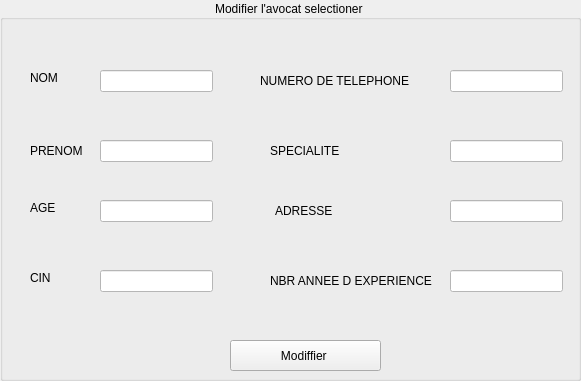
     <widget class="QGroupBox" name="groupBox_4">
      <property name="geometry">
       <rect>
        <x>300</x>
        <y>10</y>
        <width>581</width>
        <height>381</height>
       </rect>
      </property>
      <property name="styleSheet">
       <string notr="true">font: 10pt &quot;MS Shell Dlg 2&quot;;</string>
      </property>
      <property name="title">
       <string>Modifier l'avocat selectioner </string>
      </property>
      <property name="alignment">
       <set>Qt::AlignCenter</set>
      </property>
      <widget class="QLabel" name="label_28">
       <property name="geometry">
        <rect>
         <x>30</x>
         <y>70</y>
         <width>56</width>
         <height>16</height>
        </rect>
       </property>
       <property name="styleSheet">
        <string notr="true">font: 87 8pt &quot;Segoe UI Black&quot;;</string>
       </property>
       <property name="text">
        <string>NOM</string>
       </property>
      </widget>
      <widget class="QLabel" name="label_29">
       <property name="geometry">
        <rect>
         <x>30</x>
         <y>140</y>
         <width>71</width>
         <height>21</height>
        </rect>
       </property>
       <property name="styleSheet">
        <string notr="true">font: 87 8pt &quot;Segoe UI Black&quot;;</string>
       </property>
       <property name="text">
        <string>PRENOM</string>
       </property>
      </widget>
      <widget class="QLabel" name="label_30">
       <property name="geometry">
        <rect>
         <x>30</x>
         <y>200</y>
         <width>56</width>
         <height>16</height>
        </rect>
       </property>
       <property name="styleSheet">
        <string notr="true">font: 87 8pt &quot;Segoe UI Black&quot;;</string>
       </property>
       <property name="text">
        <string>AGE</string>
       </property>
      </widget>
      <widget class="QLabel" name="label_31">
       <property name="geometry">
        <rect>
         <x>30</x>
         <y>270</y>
         <width>56</width>
         <height>16</height>
        </rect>
       </property>
       <property name="styleSheet">
        <string notr="true">font: 87 8pt &quot;Segoe UI Black&quot;;</string>
       </property>
       <property name="text">
        <string>CIN</string>
       </property>
      </widget>
      <widget class="QLabel" name="label_32">
       <property name="geometry">
        <rect>
         <x>260</x>
         <y>70</y>
         <width>191</width>
         <height>21</height>
        </rect>
       </property>
       <property name="styleSheet">
        <string notr="true">font: 87 8pt &quot;Segoe UI Black&quot;;</string>
       </property>
       <property name="text">
        <string>NUMERO DE TELEPHONE</string>
       </property>
      </widget>
      <widget class="QLabel" name="label_34">
       <property name="geometry">
        <rect>
         <x>275</x>
         <y>200</y>
         <width>71</width>
         <height>21</height>
        </rect>
       </property>
       <property name="styleSheet">
        <string notr="true">font: 87 8pt &quot;Segoe UI Black&quot;;</string>
       </property>
       <property name="text">
        <string>ADRESSE</string>
       </property>
      </widget>
      <widget class="QLabel" name="label_35">
       <property name="geometry">
        <rect>
         <x>270</x>
         <y>270</y>
         <width>181</width>
         <height>21</height>
        </rect>
       </property>
       <property name="styleSheet">
        <string notr="true">font: 87 8pt &quot;Segoe UI Black&quot;;</string>
       </property>
       <property name="text">
        <string>NBR ANNEE D EXPERIENCE</string>
       </property>
      </widget>
      <widget class="QLabel" name="label_36">
       <property name="geometry">
        <rect>
         <x>270</x>
         <y>140</y>
         <width>111</width>
         <height>21</height>
        </rect>
       </property>
       <property name="styleSheet">
        <string notr="true">font: 87 8pt &quot;Segoe UI Black&quot;;</string>
       </property>
       <property name="text">
        <string>SPECIALITE</string>
       </property>
      </widget>
      <widget class="QLineEdit" name="lineEdit_nomaff">
       <property name="geometry">
        <rect>
         <x>100</x>
         <y>70</y>
         <width>113</width>
         <height>22</height>
        </rect>
       </property>
       <property name="styleSheet">
        <string notr="true">background-color: rgb(255, 255, 255);</string>
       </property>
      </widget>
      <widget class="QLineEdit" name="lineEdit_prenomaff">
       <property name="geometry">
        <rect>
         <x>100</x>
         <y>140</y>
         <width>113</width>
         <height>22</height>
        </rect>
       </property>
       <property name="styleSheet">
        <string notr="true">background-color: rgb(255, 255, 255);</string>
       </property>
      </widget>
      <widget class="QLineEdit" name="lineEdit_ageaff">
       <property name="geometry">
        <rect>
         <x>100</x>
         <y>200</y>
         <width>113</width>
         <height>22</height>
        </rect>
       </property>
       <property name="styleSheet">
        <string notr="true">background-color: rgb(255, 255, 255);</string>
       </property>
      </widget>
      <widget class="QLineEdit" name="lineEdit_cinaff">
       <property name="geometry">
        <rect>
         <x>100</x>
         <y>270</y>
         <width>113</width>
         <height>22</height>
        </rect>
       </property>
       <property name="styleSheet">
        <string notr="true">background-color: rgb(255, 255, 255);</string>
       </property>
      </widget>
      <widget class="QLineEdit" name="lineEdit_numeroteleaff">
       <property name="geometry">
        <rect>
         <x>450</x>
         <y>70</y>
         <width>113</width>
         <height>22</height>
        </rect>
       </property>
       <property name="styleSheet">
        <string notr="true">background-color: rgb(255, 255, 255);</string>
       </property>
      </widget>
      <widget class="QLineEdit" name="lineEdit_specialiteaff">
       <property name="geometry">
        <rect>
         <x>450</x>
         <y>140</y>
         <width>113</width>
         <height>22</height>
        </rect>
       </property>
       <property name="styleSheet">
        <string notr="true">background-color: rgb(255, 255, 255);</string>
       </property>
      </widget>
      <widget class="QLineEdit" name="lineEdit_adraff">
       <property name="geometry">
        <rect>
         <x>450</x>
         <y>200</y>
         <width>113</width>
         <height>22</height>
        </rect>
       </property>
       <property name="styleSheet">
        <string notr="true">background-color: rgb(255, 255, 255);</string>
       </property>
      </widget>
      <widget class="QLineEdit" name="lineEdit_anneeexaff">
       <property name="geometry">
        <rect>
         <x>450</x>
         <y>270</y>
         <width>113</width>
         <height>22</height>
        </rect>
       </property>
       <property name="styleSheet">
        <string notr="true">background-color: rgb(255, 255, 255);</string>
       </property>
      </widget>
      <widget class="QPushButton" name="pushButton_modifier">
       <property name="geometry">
        <rect>
         <x>230</x>
         <y>340</y>
         <width>151</width>
         <height>31</height>
        </rect>
       </property>
       <property name="text">
        <string>Modiffier </string>
       </property>
      </widget>
     </widget>
